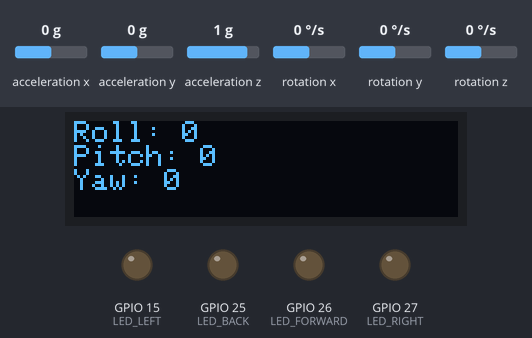
Recording of a sketch running on a simulated ESP32. Shown: 128×32 one-colour display, output pins drawn as LEDs (lit = HIGH). The test bench sets the inputs (shaded band); at power-on: acceleration x 0 g, acceleration y 0 g, acceleration z 1 g, rotation x 0 °/s, rotation y 0 °/s, rotation z 0 °/s. The display library's start-up logo is not drawn; what the sketch prints to the serial monitor is not drawn.

Above: at 3.8 s.
3.9 s: acceleration x set to -0.2 g
At 4.2 s:
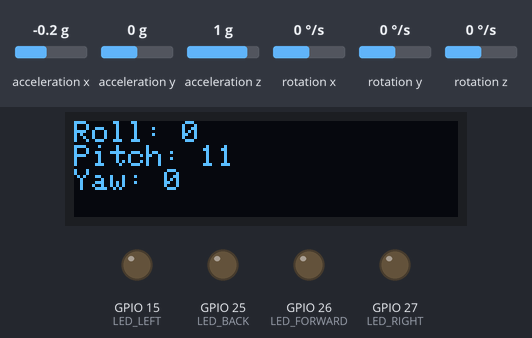
5.4 s: acceleration x set to -0.5 g
At 5.9 s:
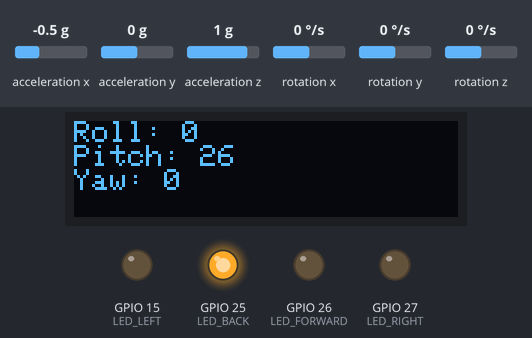
6.9 s: acceleration y set to -0.4 g
At 8.2 s:
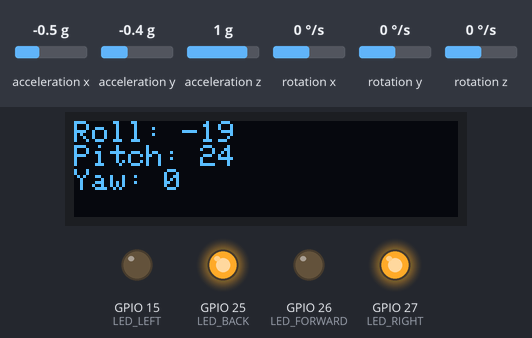
8.5 s: acceleration y set to 0.8 g
At 9.5 s:
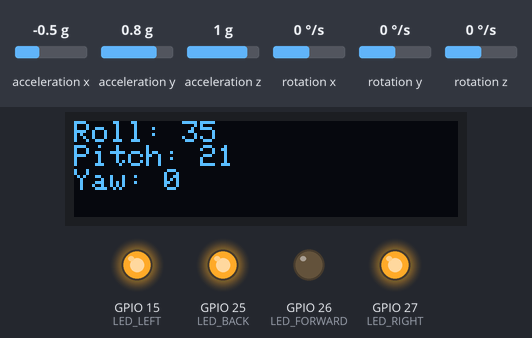
10.1 s: acceleration x set to 0 g
At 10.7 s:
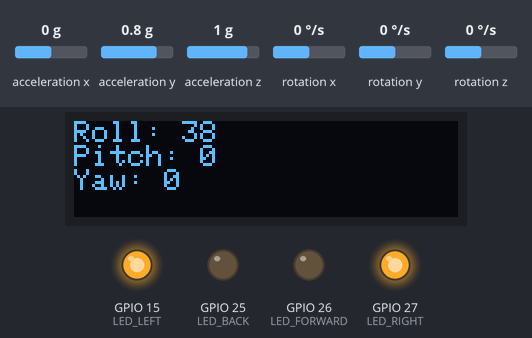
11.7 s: acceleration x set to 0.2 g
At 12.9 s:
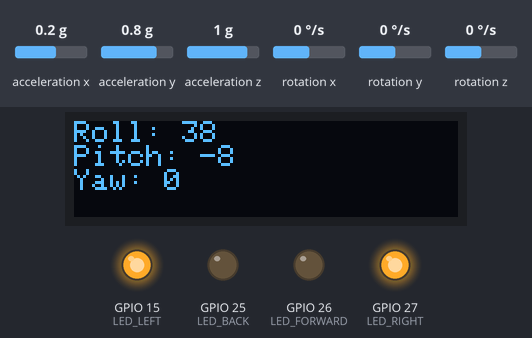
13.3 s: acceleration x set to 0.5 g
Timing chart, 0 to 15.9 s (numbered marks = the images above; inputs shaded):
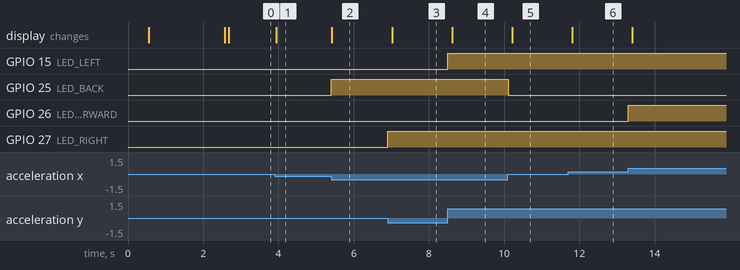

Measured:
- the behaviour switches between -0.3 and -0.4 g on acceleration x (found by bisection; images 1 and 2)
- the behaviour switches between -0.2 and -0.3 g on acceleration y (found by bisection; images 2 and 3)
- after the input at 3.9 s, the display: changes at once (image 1)
- after the input at 5.4 s, GPIO 25 (LED_BACK): LOW → HIGH at once; the display: changes at once (image 2)
- after the input at 6.9 s, GPIO 27 (LED_RIGHT): LOW → HIGH at once; the display: changes after 0.12 s (image 3)
- after the input at 8.5 s, GPIO 15 (LED_LEFT): LOW → HIGH at once; the display: changes after 0.12 s (image 4)
- after the input at 10.1 s, GPIO 25 (LED_BACK): HIGH → LOW at once; the display: changes after 0.12 s (image 5)
- after the input at 11.7 s, the display: changes after 0.12 s (image 6)
- after the input at 13.3 s, GPIO 26 (LED_FORWARD): LOW → HIGH at once

The sketch:

Gesture-Tester.ino
```cpp
// (licence header left out)
#include "Wire.h"
#include <MPU6050_light.h>
#include <Adafruit_SSD1306.h>
#include <Adafruit_Sensor.h>

// LED configs
#define LED_FORWARD          26
#define LED_BACK             25
#define LED_RIGHT            27
#define LED_LEFT             15

MPU6050 mpu(Wire);
Adafruit_SSD1306 display = Adafruit_SSD1306(128, 32, &Wire);
unsigned long timer = 0;

int Roll;
int Pitch;
int Yaw;

void setup(void) {
  Serial.begin(115200);
  // Serial.setTimeout(0);
  Wire.begin();

  // SSD1306_SWITCHCAPVCC = generate display voltage from 3.3V internally
  if (!display.begin(SSD1306_SWITCHCAPVCC, 0x3C)) { // Address 0x3C for 128x32
    Serial.println(F("SSD1306 allocation failed"));
    for (;;)
      ; // Don't proceed, loop forever
  }
  display.display();
  delay(500); // Pause for 0.5 seconds
  display.setTextSize(1);
  display.setTextColor(WHITE);
  display.setRotation(0);
  display.clearDisplay();
  display.setCursor(0, 0);

  byte status = mpu.begin();
  Serial.print(F("MPU6050 status: "));
  Serial.println(status);
  display.println("MPU6050 status: ");
  display.println(status);
  display.display();
  while(status!=0){ } // stop everything if could not connect to MPU6050

  Serial.println(F("Calculating offsets, do not move MPU6050"));
  display.println("Hold still, don't move : ");
  delay(1000);
  // mpu.upsideDownMounting = true; // uncomment this line if the MPU6050 is mounted upside-down
  mpu.calcOffsets(); // gyro and accelero
  Serial.println("Done!\n");
  display.println("Done!");
  display.display();

  Serial.println("");
  delay(100);

  pinMode(LED_FORWARD, OUTPUT);
  pinMode(LED_BACK, OUTPUT);
  pinMode(LED_RIGHT, OUTPUT);
  pinMode(LED_LEFT, OUTPUT);
  digitalWrite(LED_FORWARD, LOW);
  digitalWrite(LED_BACK, LOW);
  digitalWrite(LED_RIGHT, LOW);
  digitalWrite(LED_LEFT, LOW);
}

void loop() {

  mpu.update();
  display.clearDisplay();
  display.setCursor(0, 0);
  Roll = mpu.getAngleX();
  Pitch = mpu.getAngleY();
  Yaw = mpu.getAngleZ();

  if (abs(Roll) <= 10) {
    digitalWrite(LED_LEFT,LOW);
    digitalWrite(LED_RIGHT,LOW);
  }

  if (abs(Pitch) <= 15) {
    digitalWrite(LED_FORWARD,LOW);
    digitalWrite(LED_BACK,LOW);
  }

  if (Pitch < -16) {
    digitalWrite(LED_FORWARD,HIGH);
  }

  if (Pitch > 16) {
    digitalWrite(LED_BACK,HIGH);
  }

  if (Roll < -11) {
    digitalWrite(LED_RIGHT,HIGH);
  }

  if (Roll > 11) {
    digitalWrite(LED_LEFT,HIGH);
  }

  if((millis()-timer)>100){ // print data every 100ms
    display.print("Roll: ");
    display.println(Roll);
    display.print("Pitch: ");
    display.println(Pitch);
    display.print("Yaw: ");
    display.println(Yaw);
    display.display();

    timer = millis();
  }

}
```
